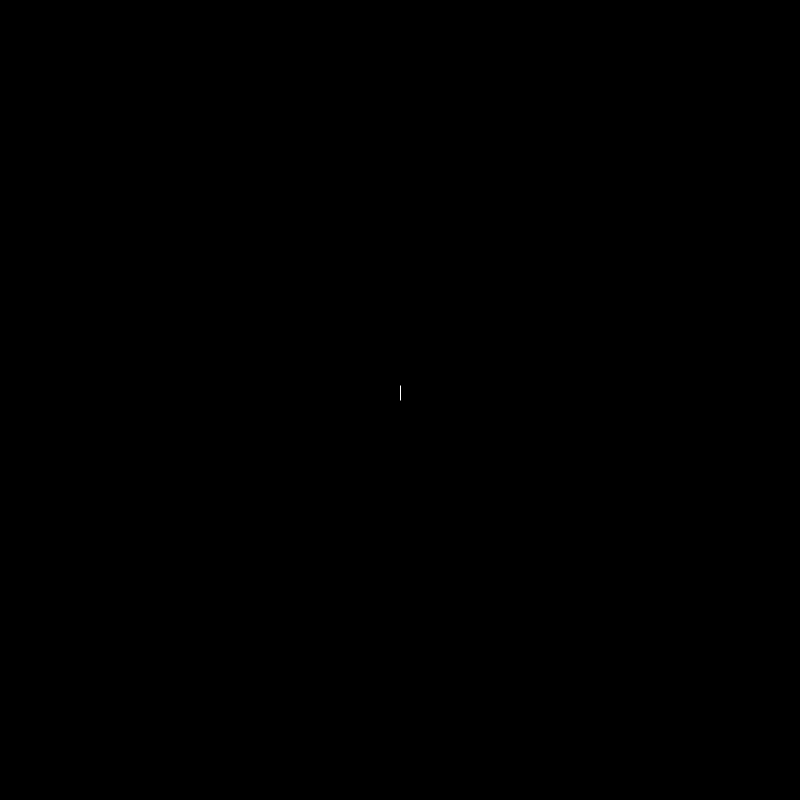
Frame 1 (no input)
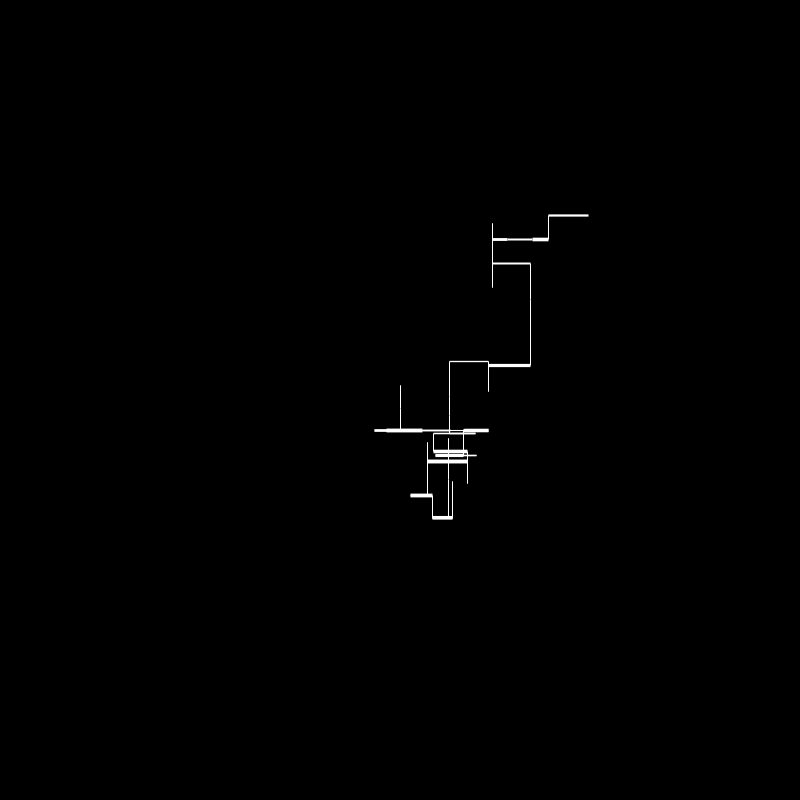
Frame 60 (the mouse pressed at the canvas centre just before this capture)
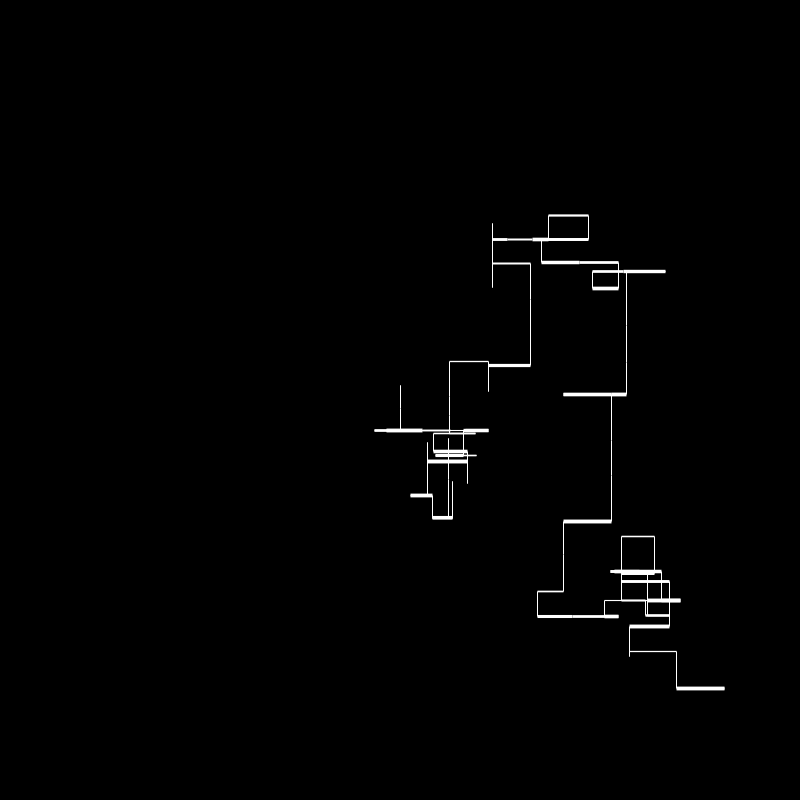
Frame 120 (the mouse held since frame 60 and released just before this capture)

The Processing sketch that drew these frames (run headless with seeded random() and noise(); from frame 60 on, the mouse is pressed at the canvas centre):

// Processing sketch: LSI_025_randomDrawing_ManfredMohrStyle
// ── LSI_025_randomDrawing_ManfredMohrStyle.pde
float posX=800/2; //position
float posY=800/2;

float posXX=800/2; //previous position
float posYY=800/2;

float move=15; // steps to move

int count=150;

void setup(){ 
  size(800,800);
  background(0); 
  strokeCap(SQUARE);
}

void draw(){ 
 
 if(count>0){ 
  int randd = int(random(4));  // Defining probabilities
  if (randd==0) {
  posX+=move;
  strokeWeight(random(1,4));
}
  if (randd==1) {
  posX-=move;
  strokeWeight(random(1,4));
}
  
 if (randd==2) {
 posY-=move;
 strokeWeight(1);
 }
 
  if (randd==3 ) {
    strokeWeight(1);
  posY+=move;
}
 
move=random(14,50);
  // Checking limits
 if(posX>width) posX=0;
 if(posX<0) posX=width;
 if(posY>height) posY=0;
 if(posY<0) posY=height;
  
  stroke(255);
 
 //Checking distance. It only draw lines, if distance is close
 if(abs(posXX-posX)<200 && abs(posYY-posY)<200 ) line(posXX, posYY, posX, posY);
   
  //updating previous with current position
  posXX=posX;
  posYY=posY;
  
  println(count);
  count=count-1;
 }
}

void mouseReleased(){
 background(0);  

 
 
 
 }
